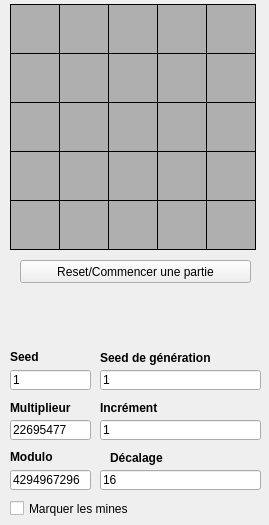
<?xml version="1.0" encoding="UTF-8"?>
<ui version="4.0">
 <class>UIDisplay</class>
 <widget class="QMainWindow" name="UIDisplay">
  <property name="geometry">
   <rect>
    <x>0</x>
    <y>0</y>
    <width>269</width>
    <height>525</height>
   </rect>
  </property>
  <property name="windowTitle">
   <string>UIDisplay</string>
  </property>
  <widget class="QWidget" name="centralWidget">
   <widget class="QPushButton" name="pushButton_04">
    <property name="geometry">
     <rect>
      <x>10</x>
      <y>4</y>
      <width>50</width>
      <height>50</height>
     </rect>
    </property>
    <property name="styleSheet">
     <string notr="true">background-color: rgb(175, 175, 175);
    border-style: outset;
    border-width: 1px;
    border-color: black;</string>
    </property>
    <property name="text">
     <string/>
    </property>
    <property name="flat">
     <bool>false</bool>
    </property>
   </widget>
   <widget class="QPushButton" name="pushButton_14">
    <property name="geometry">
     <rect>
      <x>59</x>
      <y>4</y>
      <width>50</width>
      <height>50</height>
     </rect>
    </property>
    <property name="styleSheet">
     <string notr="true">background-color: rgb(175, 175, 175);
    border-style: outset;
    border-width: 1px;
    border-color: black;</string>
    </property>
    <property name="text">
     <string/>
    </property>
    <property name="flat">
     <bool>false</bool>
    </property>
   </widget>
   <widget class="QPushButton" name="pushButton_24">
    <property name="geometry">
     <rect>
      <x>108</x>
      <y>4</y>
      <width>50</width>
      <height>50</height>
     </rect>
    </property>
    <property name="styleSheet">
     <string notr="true">background-color: rgb(175, 175, 175);
    border-style: outset;
    border-width: 1px;
    border-color: black;</string>
    </property>
    <property name="text">
     <string/>
    </property>
    <property name="flat">
     <bool>false</bool>
    </property>
   </widget>
   <widget class="QPushButton" name="pushButton_34">
    <property name="geometry">
     <rect>
      <x>157</x>
      <y>4</y>
      <width>50</width>
      <height>50</height>
     </rect>
    </property>
    <property name="styleSheet">
     <string notr="true">background-color: rgb(175, 175, 175);
    border-style: outset;
    border-width: 1px;
    border-color: black;</string>
    </property>
    <property name="text">
     <string/>
    </property>
    <property name="flat">
     <bool>false</bool>
    </property>
   </widget>
   <widget class="QPushButton" name="pushButton_44">
    <property name="geometry">
     <rect>
      <x>206</x>
      <y>4</y>
      <width>50</width>
      <height>50</height>
     </rect>
    </property>
    <property name="styleSheet">
     <string notr="true">background-color: rgb(175, 175, 175);
    border-style: outset;
    border-width: 1px;
    border-color: black;</string>
    </property>
    <property name="text">
     <string/>
    </property>
    <property name="flat">
     <bool>false</bool>
    </property>
   </widget>
   <widget class="QPushButton" name="pushButton_33">
    <property name="geometry">
     <rect>
      <x>157</x>
      <y>53</y>
      <width>50</width>
      <height>50</height>
     </rect>
    </property>
    <property name="styleSheet">
     <string notr="true">background-color: rgb(175, 175, 175);
    border-style: outset;
    border-width: 1px;
    border-color: black;</string>
    </property>
    <property name="text">
     <string/>
    </property>
    <property name="flat">
     <bool>false</bool>
    </property>
   </widget>
   <widget class="QPushButton" name="pushButton_03">
    <property name="geometry">
     <rect>
      <x>10</x>
      <y>53</y>
      <width>50</width>
      <height>50</height>
     </rect>
    </property>
    <property name="styleSheet">
     <string notr="true">background-color: rgb(175, 175, 175);
    border-style: outset;
    border-width: 1px;
    border-color: black;</string>
    </property>
    <property name="text">
     <string/>
    </property>
    <property name="flat">
     <bool>false</bool>
    </property>
   </widget>
   <widget class="QPushButton" name="pushButton_23">
    <property name="geometry">
     <rect>
      <x>108</x>
      <y>53</y>
      <width>50</width>
      <height>50</height>
     </rect>
    </property>
    <property name="styleSheet">
     <string notr="true">background-color: rgb(175, 175, 175);
    border-style: outset;
    border-width: 1px;
    border-color: black;</string>
    </property>
    <property name="text">
     <string/>
    </property>
    <property name="flat">
     <bool>false</bool>
    </property>
   </widget>
   <widget class="QPushButton" name="pushButton_13">
    <property name="geometry">
     <rect>
      <x>59</x>
      <y>53</y>
      <width>50</width>
      <height>50</height>
     </rect>
    </property>
    <property name="styleSheet">
     <string notr="true">background-color: rgb(175, 175, 175);
    border-style: outset;
    border-width: 1px;
    border-color: black;</string>
    </property>
    <property name="text">
     <string/>
    </property>
    <property name="flat">
     <bool>false</bool>
    </property>
   </widget>
   <widget class="QPushButton" name="pushButton_43">
    <property name="geometry">
     <rect>
      <x>206</x>
      <y>53</y>
      <width>50</width>
      <height>50</height>
     </rect>
    </property>
    <property name="styleSheet">
     <string notr="true">background-color: rgb(175, 175, 175);
    border-style: outset;
    border-width: 1px;
    border-color: black;</string>
    </property>
    <property name="text">
     <string/>
    </property>
    <property name="flat">
     <bool>false</bool>
    </property>
   </widget>
   <widget class="QPushButton" name="pushButton_32">
    <property name="geometry">
     <rect>
      <x>157</x>
      <y>102</y>
      <width>50</width>
      <height>50</height>
     </rect>
    </property>
    <property name="styleSheet">
     <string notr="true">background-color: rgb(175, 175, 175);
    border-style: outset;
    border-width: 1px;
    border-color: black;</string>
    </property>
    <property name="text">
     <string/>
    </property>
    <property name="flat">
     <bool>false</bool>
    </property>
   </widget>
   <widget class="QPushButton" name="pushButton_02">
    <property name="geometry">
     <rect>
      <x>10</x>
      <y>102</y>
      <width>50</width>
      <height>50</height>
     </rect>
    </property>
    <property name="styleSheet">
     <string notr="true">background-color: rgb(175, 175, 175);
    border-style: outset;
    border-width: 1px;
    border-color: black;</string>
    </property>
    <property name="text">
     <string/>
    </property>
    <property name="flat">
     <bool>false</bool>
    </property>
   </widget>
   <widget class="QPushButton" name="pushButton_22">
    <property name="geometry">
     <rect>
      <x>108</x>
      <y>102</y>
      <width>50</width>
      <height>50</height>
     </rect>
    </property>
    <property name="styleSheet">
     <string notr="true">background-color: rgb(175, 175, 175);
    border-style: outset;
    border-width: 1px;
    border-color: black;</string>
    </property>
    <property name="text">
     <string/>
    </property>
    <property name="flat">
     <bool>false</bool>
    </property>
   </widget>
   <widget class="QPushButton" name="pushButton_12">
    <property name="geometry">
     <rect>
      <x>59</x>
      <y>102</y>
      <width>50</width>
      <height>50</height>
     </rect>
    </property>
    <property name="styleSheet">
     <string notr="true">background-color: rgb(175, 175, 175);
    border-style: outset;
    border-width: 1px;
    border-color: black;</string>
    </property>
    <property name="text">
     <string/>
    </property>
    <property name="flat">
     <bool>false</bool>
    </property>
   </widget>
   <widget class="QPushButton" name="pushButton_42">
    <property name="geometry">
     <rect>
      <x>206</x>
      <y>102</y>
      <width>50</width>
      <height>50</height>
     </rect>
    </property>
    <property name="styleSheet">
     <string notr="true">background-color: rgb(175, 175, 175);
    border-style: outset;
    border-width: 1px;
    border-color: black;</string>
    </property>
    <property name="text">
     <string/>
    </property>
    <property name="flat">
     <bool>false</bool>
    </property>
   </widget>
   <widget class="QPushButton" name="pushButton_11">
    <property name="geometry">
     <rect>
      <x>59</x>
      <y>151</y>
      <width>50</width>
      <height>50</height>
     </rect>
    </property>
    <property name="styleSheet">
     <string notr="true">background-color: rgb(175, 175, 175);
    border-style: outset;
    border-width: 1px;
    border-color: black;</string>
    </property>
    <property name="text">
     <string/>
    </property>
    <property name="flat">
     <bool>false</bool>
    </property>
   </widget>
   <widget class="QPushButton" name="pushButton_41">
    <property name="geometry">
     <rect>
      <x>206</x>
      <y>151</y>
      <width>50</width>
      <height>50</height>
     </rect>
    </property>
    <property name="styleSheet">
     <string notr="true">background-color: rgb(175, 175, 175);
    border-style: outset;
    border-width: 1px;
    border-color: black;</string>
    </property>
    <property name="text">
     <string/>
    </property>
    <property name="flat">
     <bool>false</bool>
    </property>
   </widget>
   <widget class="QPushButton" name="pushButton_31">
    <property name="geometry">
     <rect>
      <x>157</x>
      <y>151</y>
      <width>50</width>
      <height>50</height>
     </rect>
    </property>
    <property name="styleSheet">
     <string notr="true">background-color: rgb(175, 175, 175);
    border-style: outset;
    border-width: 1px;
    border-color: black;</string>
    </property>
    <property name="text">
     <string/>
    </property>
    <property name="flat">
     <bool>false</bool>
    </property>
   </widget>
   <widget class="QPushButton" name="pushButton_21">
    <property name="geometry">
     <rect>
      <x>108</x>
      <y>151</y>
      <width>50</width>
      <height>50</height>
     </rect>
    </property>
    <property name="styleSheet">
     <string notr="true">background-color: rgb(175, 175, 175);
    border-style: outset;
    border-width: 1px;
    border-color: black;</string>
    </property>
    <property name="text">
     <string/>
    </property>
    <property name="flat">
     <bool>false</bool>
    </property>
   </widget>
   <widget class="QPushButton" name="pushButton_01">
    <property name="geometry">
     <rect>
      <x>10</x>
      <y>151</y>
      <width>50</width>
      <height>50</height>
     </rect>
    </property>
    <property name="styleSheet">
     <string notr="true">background-color: rgb(175, 175, 175);
    border-style: outset;
    border-width: 1px;
    border-color: black;</string>
    </property>
    <property name="text">
     <string/>
    </property>
    <property name="flat">
     <bool>false</bool>
    </property>
   </widget>
   <widget class="QPushButton" name="pushButton_10">
    <property name="geometry">
     <rect>
      <x>59</x>
      <y>200</y>
      <width>50</width>
      <height>50</height>
     </rect>
    </property>
    <property name="styleSheet">
     <string notr="true">background-color: rgb(175, 175, 175);
    border-style: outset;
    border-width: 1px;
    border-color: black;</string>
    </property>
    <property name="text">
     <string/>
    </property>
    <property name="flat">
     <bool>false</bool>
    </property>
   </widget>
   <widget class="QPushButton" name="pushButton_40">
    <property name="geometry">
     <rect>
      <x>206</x>
      <y>200</y>
      <width>50</width>
      <height>50</height>
     </rect>
    </property>
    <property name="styleSheet">
     <string notr="true">background-color: rgb(175, 175, 175);
    border-style: outset;
    border-width: 1px;
    border-color: black;</string>
    </property>
    <property name="text">
     <string/>
    </property>
    <property name="flat">
     <bool>false</bool>
    </property>
   </widget>
   <widget class="QPushButton" name="pushButton_30">
    <property name="geometry">
     <rect>
      <x>157</x>
      <y>200</y>
      <width>50</width>
      <height>50</height>
     </rect>
    </property>
    <property name="styleSheet">
     <string notr="true">background-color: rgb(175, 175, 175);
    border-style: outset;
    border-width: 1px;
    border-color: black;</string>
    </property>
    <property name="text">
     <string/>
    </property>
    <property name="flat">
     <bool>false</bool>
    </property>
   </widget>
   <widget class="QPushButton" name="pushButton_20">
    <property name="geometry">
     <rect>
      <x>108</x>
      <y>200</y>
      <width>50</width>
      <height>50</height>
     </rect>
    </property>
    <property name="styleSheet">
     <string notr="true">background-color: rgb(175, 175, 175);
    border-style: outset;
    border-width: 1px;
    border-color: black;</string>
    </property>
    <property name="text">
     <string/>
    </property>
    <property name="flat">
     <bool>false</bool>
    </property>
   </widget>
   <widget class="QPushButton" name="pushButton_00">
    <property name="geometry">
     <rect>
      <x>10</x>
      <y>200</y>
      <width>50</width>
      <height>50</height>
     </rect>
    </property>
    <property name="styleSheet">
     <string notr="true">background-color: rgb(175, 175, 175);
    border-style: outset;
    border-width: 1px;
    border-color: black;</string>
    </property>
    <property name="text">
     <string/>
    </property>
    <property name="flat">
     <bool>false</bool>
    </property>
   </widget>
   <widget class="QPushButton" name="reset">
    <property name="geometry">
     <rect>
      <x>20</x>
      <y>260</y>
      <width>231</width>
      <height>23</height>
     </rect>
    </property>
    <property name="text">
     <string>Reset/Commencer une partie</string>
    </property>
   </widget>
   <widget class="QLineEdit" name="multiplier">
    <property name="geometry">
     <rect>
      <x>10</x>
      <y>420</y>
      <width>81</width>
      <height>20</height>
     </rect>
    </property>
    <property name="text">
     <string>22695477</string>
    </property>
   </widget>
   <widget class="QLineEdit" name="seed">
    <property name="geometry">
     <rect>
      <x>10</x>
      <y>370</y>
      <width>81</width>
      <height>20</height>
     </rect>
    </property>
    <property name="text">
     <string>1</string>
    </property>
   </widget>
   <widget class="QLineEdit" name="shift">
    <property name="geometry">
     <rect>
      <x>100</x>
      <y>470</y>
      <width>161</width>
      <height>20</height>
     </rect>
    </property>
    <property name="text">
     <string>16</string>
    </property>
   </widget>
   <widget class="QLineEdit" name="modulo">
    <property name="geometry">
     <rect>
      <x>10</x>
      <y>470</y>
      <width>81</width>
      <height>20</height>
     </rect>
    </property>
    <property name="text">
     <string>4294967296</string>
    </property>
   </widget>
   <widget class="QLabel" name="label">
    <property name="geometry">
     <rect>
      <x>10</x>
      <y>450</y>
      <width>47</width>
      <height>13</height>
     </rect>
    </property>
    <property name="text">
     <string>&lt;b&gt;Modulo&lt;/b&gt;</string>
    </property>
   </widget>
   <widget class="QLabel" name="label_2">
    <property name="geometry">
     <rect>
      <x>10</x>
      <y>400</y>
      <width>71</width>
      <height>16</height>
     </rect>
    </property>
    <property name="text">
     <string>&lt;b&gt;Multiplieur&lt;/b&gt;</string>
    </property>
   </widget>
   <widget class="QLabel" name="label_3">
    <property name="geometry">
     <rect>
      <x>110</x>
      <y>450</y>
      <width>71</width>
      <height>16</height>
     </rect>
    </property>
    <property name="text">
     <string>&lt;b&gt;Décalage&lt;/b&gt;</string>
    </property>
   </widget>
   <widget class="QLabel" name="label_4">
    <property name="geometry">
     <rect>
      <x>10</x>
      <y>350</y>
      <width>47</width>
      <height>13</height>
     </rect>
    </property>
    <property name="text">
     <string>&lt;b&gt;Seed&lt;/b&gt;</string>
    </property>
   </widget>
   <widget class="QLineEdit" name="genSeed">
    <property name="geometry">
     <rect>
      <x>100</x>
      <y>370</y>
      <width>161</width>
      <height>20</height>
     </rect>
    </property>
    <property name="text">
     <string>1</string>
    </property>
    <property name="readOnly">
     <bool>true</bool>
    </property>
   </widget>
   <widget class="QLabel" name="label_5">
    <property name="geometry">
     <rect>
      <x>100</x>
      <y>350</y>
      <width>121</width>
      <height>16</height>
     </rect>
    </property>
    <property name="text">
     <string>&lt;b&gt;Seed de génération&lt;/b&gt;</string>
    </property>
   </widget>
   <widget class="QLabel" name="label_6">
    <property name="geometry">
     <rect>
      <x>100</x>
      <y>400</y>
      <width>71</width>
      <height>16</height>
     </rect>
    </property>
    <property name="text">
     <string>&lt;b&gt;Incrément&lt;/b&gt;</string>
    </property>
   </widget>
   <widget class="QLineEdit" name="increment">
    <property name="geometry">
     <rect>
      <x>100</x>
      <y>420</y>
      <width>161</width>
      <height>20</height>
     </rect>
    </property>
    <property name="text">
     <string>1</string>
    </property>
   </widget>
   <widget class="QCheckBox" name="reveale">
    <property name="geometry">
     <rect>
      <x>10</x>
      <y>500</y>
      <width>141</width>
      <height>17</height>
     </rect>
    </property>
    <property name="text">
     <string>Marquer les mines</string>
    </property>
   </widget>
   <widget class="QLabel" name="win">
    <property name="geometry">
     <rect>
      <x>10</x>
      <y>310</y>
      <width>251</width>
      <height>20</height>
     </rect>
    </property>
    <property name="text">
     <string/>
    </property>
   </widget>
  </widget>
 </widget>
 <layoutdefault spacing="6" margin="11"/>
 <resources/>
 <connections/>
</ui>
